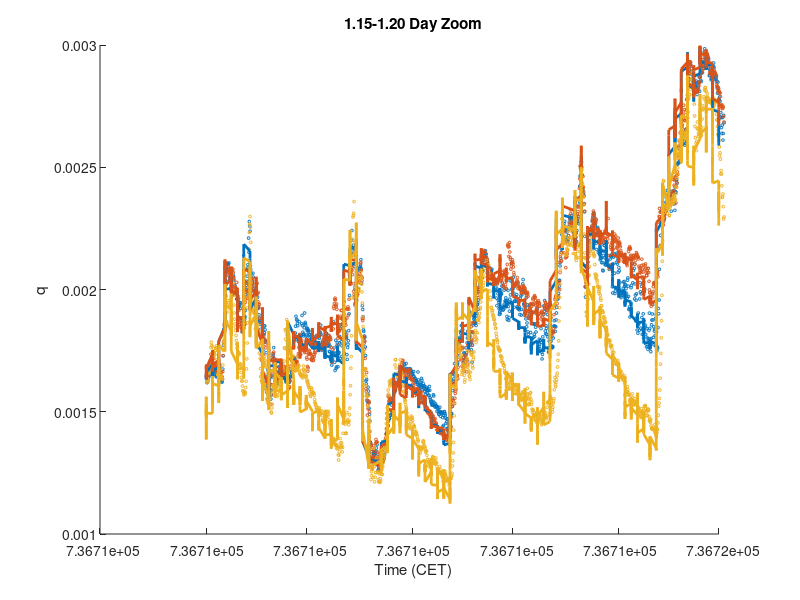

MATLAB code for this plot: (Note: this script raises an error after producing the figure.)
%% Specific_Humidity_Plots.m
% Nipun Gunawardena
% Plot the data from Specific_Humidity_Range1.m and
% Specific_Humidity_Range2.m

clear all, close all, clc


%% Load first dataset
load('1.15-1.20.mat');

% RMSE Function
rmse = @(y, ypred) sqrt(nanmean((y-ypred).^2));


%% Plot first dataset
fig = figure();
set(fig, 'Units', 'normalized', 'Position', [0,0,1,1]);
% subplot(3,2,1);
hold all
plot(datesTest, targetsTest(1,:), 'o', 'MarkerSize', 2);    % LEMS A
plot(datesTest, targetsTest(2,:), 'o', 'MarkerSize', 2);    % LEMS B
plot(datesTest, targetsTest(3,:), 'o', 'MarkerSize', 2);    % LEMS D
set(gca,'ColorOrderIndex',1)
plot(datesTest, outputsTest(1,:), '-', 'LineWidth', 2);    % LEMS A
plot(datesTest, outputsTest(2,:), '-', 'LineWidth', 2);    % LEMS B
plot(datesTest, outputsTest(3,:), '-', 'LineWidth', 2);    % LEMS D
xlabel('Time (CET)');
ylabel('q');
title('1.15-1.20 Day Zoom');
dynamicDateTicks()
legend('LEMS A Data','LEMS B Data','LEMS D Data', 'LEMS A MLR','LEMS B MLR','LEMS D MLR');
print('MLR_spHum_1-15_Zoom.eps', '-depsc');

fig = figure();
set(fig, 'Units', 'normalized', 'Position', [0,0,1,1]);
% subplot(3,2,3);
names = {'LEMS A', 'LEMS B', 'LEMS D', 'LEMS E', 'LEMS F', 'LEMS G', 'LEMS H', 'LEMS L'};
for i = 1:8
    h = subplot(2,4,i);
    hold on
    plot(targetsTest(i,:), outputsTest(i,:), 'o', 'MarkerSize', 2);
    p = polyfit(targetsTest(i,:), outputsTest(i,:), 1);
    pLine = polyval(p, [min(outputsTest(i,:)) max(outputsTest(i,:))]);
%     plot([min(outputsTest(i,:)) max(outputsTest(i,:))], [pLine(1) pLine(2)], 'r-', 'LineWidth', 2);
    nrmse = rmse(targetsTest(i,:), outputsTest(i,:)) / range(targetsTest(i,:));
    pr = refline(1, 0);
    axis square
    r2 = coefDeter(targetsTest(i,:), outputsTest(i,:));
    xlim = h.XLim;
    ylim = h.YLim;
    text(xlim(1)+(0.05*range(xlim)), ylim(2)-(0.05*range(ylim)), sprintf('NRMSE = %f', nrmse));
    xlabel('Data');
    ylabel('MLR Output');
    title(names{i});
end
print('MLR_spHum_1-15_rSq.eps', '-depsc');

fig = figure();
set(fig, 'Units', 'normalized', 'Position', [0,0,1,1]);
% subplot(3,2,5);
hold on
plot(datesTest, mmOut, 'b:', 'LineWidth', 2);
plot(datesTest, mmTarg, 'r-');
plot(datesTest, stdOut, 'm:', 'LineWidth', 2);
plot(datesTest, stdTarg, 'k-');
xlabel('Date')
ylabel('q');
title(sprintf('Test Data || Range RMSE = %f || StdDev RMSE = %f', rmse(mmTarg, mmOut), rmse(stdTarg, stdOut)));
dynamicDateTicks()
legend('Range Output','Range Target','StdDev Output','StdDev Target');
print('MLR_spHum_1-15_Stats.eps', '-depsc');



%% Load second dataset
clear all
load('1.27-2.01.mat');

% RMSE Function
rmse = @(y, ypred) sqrt(nanmean((y-ypred).^2));


%% Plot second dataset
fig = figure();
set(fig, 'Units', 'normalized', 'Position', [0,0,1,1]);
% subplot(3,2,1);
hold all
plot(datesTest, targetsTest(1,:), 'o', 'MarkerSize', 2);    % LEMS A
plot(datesTest, targetsTest(2,:), 'o', 'MarkerSize', 2);    % LEMS B
plot(datesTest, targetsTest(3,:), 'o', 'MarkerSize', 2);    % LEMS D
set(gca,'ColorOrderIndex',1)
plot(datesTest, outputsTest(1,:), '-', 'LineWidth', 2);    % LEMS A
plot(datesTest, outputsTest(2,:), '-', 'LineWidth', 2);    % LEMS B
plot(datesTest, outputsTest(3,:), '-', 'LineWidth', 2);    % LEMS D
xlabel('Time (CET)');
ylabel('q');
title('1.27-2.01 Day Zoom');
dynamicDateTicks()
legend('LEMS A Data','LEMS B Data','LEMS D Data', 'LEMS A MLR','LEMS B MLR','LEMS D MLR');
print('MLR_spHum_1-27_Zoom.eps', '-depsc');

fig = figure();
set(fig, 'Units', 'normalized', 'Position', [0,0,1,1]);
% subplot(3,2,3);
names = {'LEMS A', 'LEMS B', 'LEMS D', 'LEMS E', 'LEMS F', 'LEMS G', 'LEMS H', 'LEMS L'};
for i = 1:8
    h = subplot(2,4,i);
    hold on
    plot(targetsTest(i,:), outputsTest(i,:), 'o', 'MarkerSize', 2);
    p = polyfit(targetsTest(i,:), outputsTest(i,:), 1);
    pLine = polyval(p, [min(outputsTest(i,:)) max(outputsTest(i,:))]);
%     plot([min(outputsTest(i,:)) max(outputsTest(i,:))], [pLine(1) pLine(2)], 'r-', 'LineWidth', 2);
    nrmse = rmse(targetsTest(i,:), outputsTest(i,:)) / range(targetsTest(i,:));
    pr = refline(1, 0);
    axis square
    r2 = coefDeter(targetsTest(i,:), outputsTest(i,:));
    xlim = h.XLim;
    ylim = h.YLim;
    text(xlim(1)+(0.05*range(xlim)), ylim(2)-(0.05*range(ylim)), sprintf('NRMSE = %f', nrmse));
    xlabel('Data');
    ylabel('MLR Output');
    title(names{i});
end
print('MLR_spHum_1-27_rSq.eps', '-depsc');

fig = figure();
set(fig, 'Units', 'normalized', 'Position', [0,0,1,1]);
% subplot(3,2,5);
hold on
plot(datesTest, mmOut, 'b:', 'LineWidth', 2);
plot(datesTest, mmTarg, 'r-');
plot(datesTest, stdOut, 'm:', 'LineWidth', 2);
plot(datesTest, stdTarg, 'k-');
xlabel('Date')
ylabel('q');
title(sprintf('Test Data || Range RMSE = %f || StdDev RMSE = %f', rmse(mmTarg, mmOut), rmse(stdTarg, stdOut)));
dynamicDateTicks()
legend('Range Output','Range Target','StdDev Output','StdDev Target');
print('MLR_spHum_1-27_Stats.eps', '-depsc');